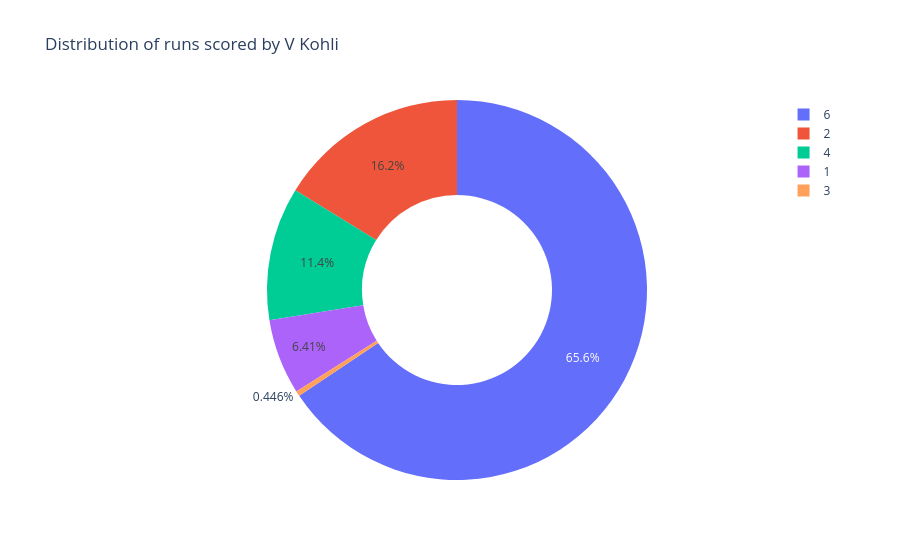

Write notebook code for a chart like this one.
### Code cell
fig=go.Figure(data=data).update_layout(title_text="Distribution of runs scored by V Kohli").show()

### Figure 1 — Plotly figure (JSON) as saved in the notebook; plotly's stock layout.template omitted (floating-point values rounded to 4 significant figures)
{"data": [{"hole": 0.5, "labels": [1, 2, 3, 4, 6], "type": "pie", "values": [201, 508, 14, 356, 2057]}], "layout": {"title": {"text": "Distribution of runs scored by V Kohli"}}}
